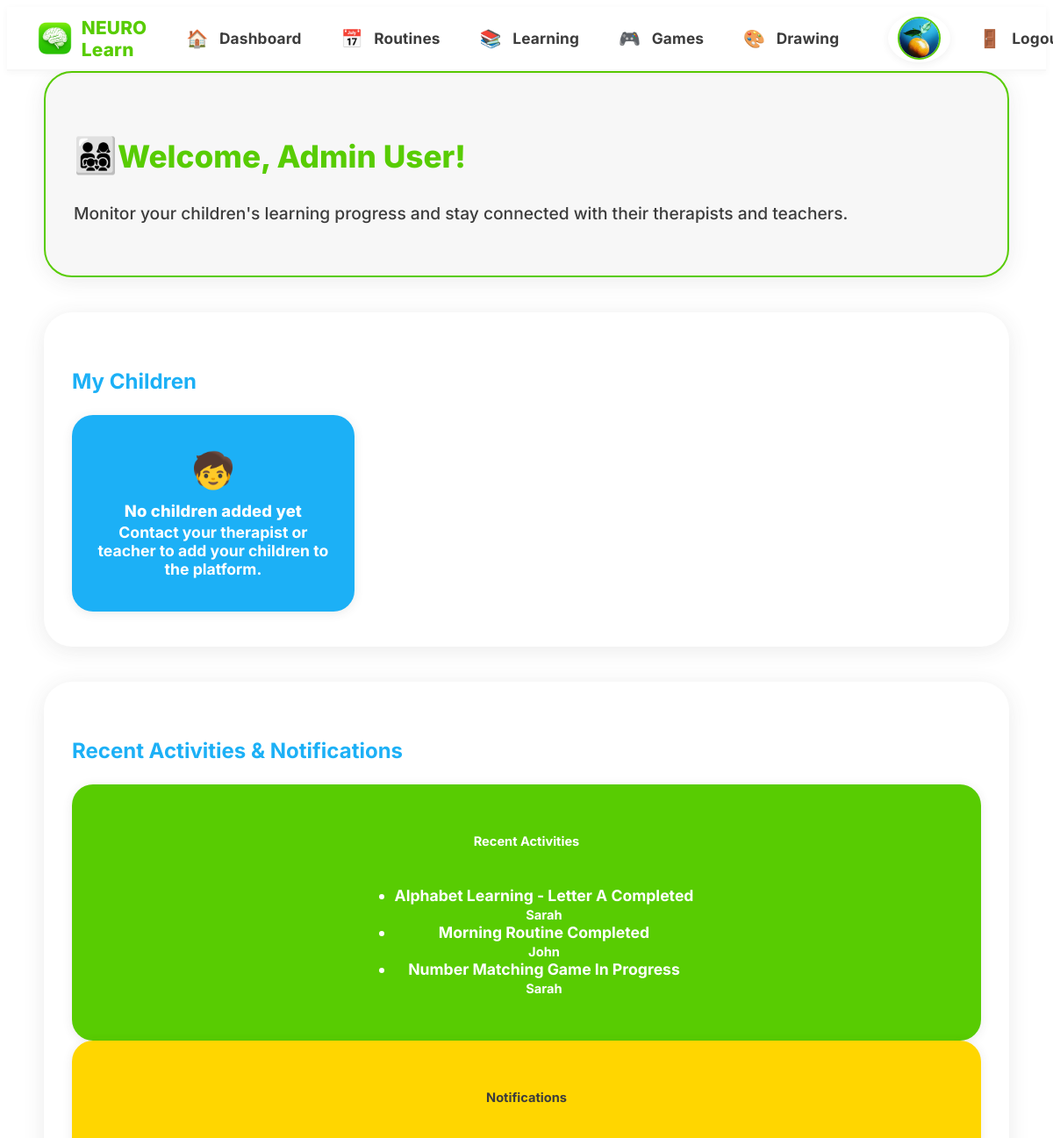
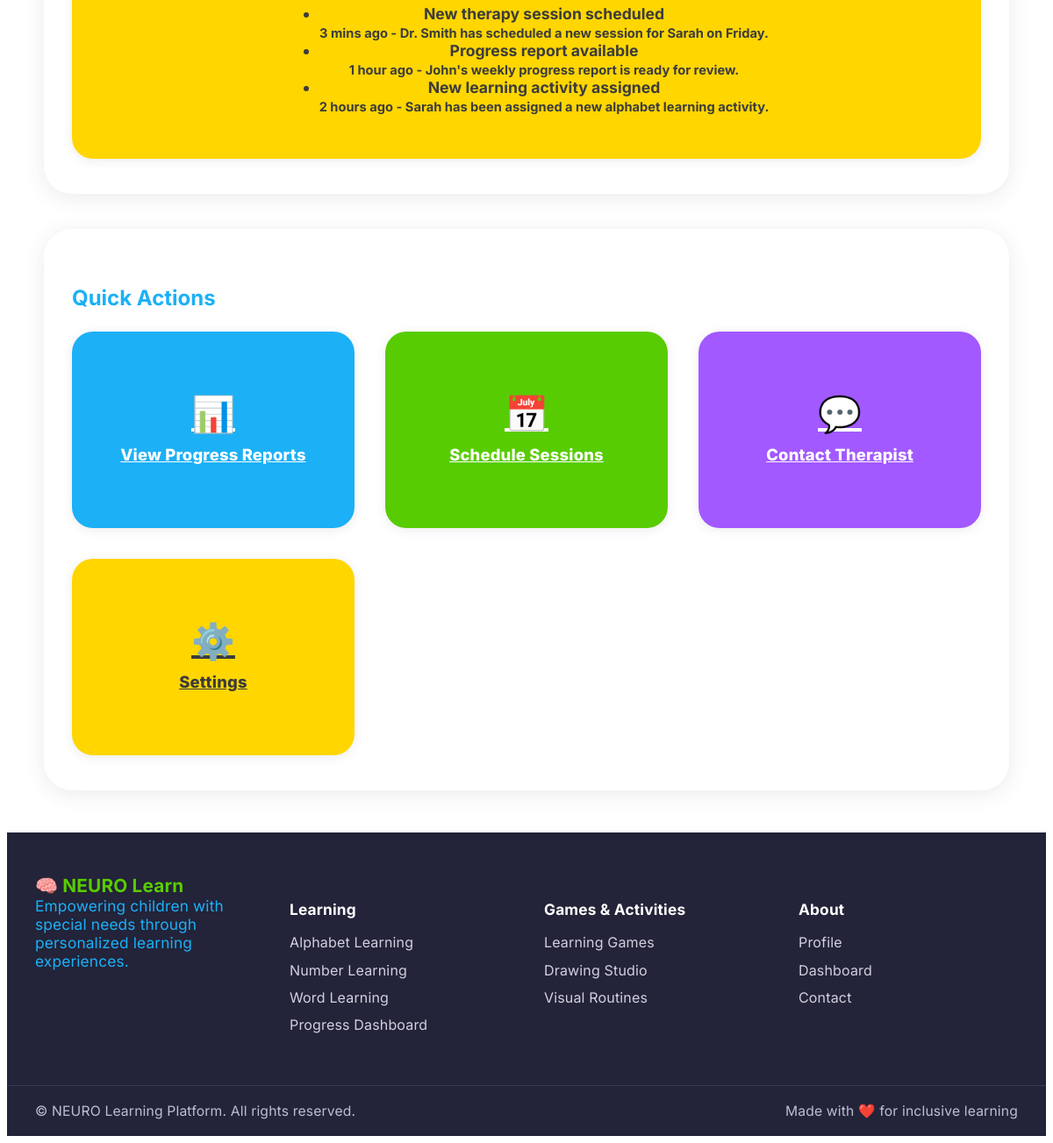
The app's page /dashboard/ (signed in) with its own data (2 pictures, top to bottom).
### apps/users/models.py (models this page shows, shortened)
class CustomUser(AbstractUser):
    class UserRole(models.TextChoices):
        PARENT = 'parent', _('Parent')
        THERAPIST = 'therapist', _('Therapist')
        TEACHER = 'teacher', _('Teacher')
        CHILD = 'child', _('Child')
    email = models.EmailField(_('email address'), unique=True)
    role = models.CharField(
        max_length=20,
        choices=UserRole.choices,
        default=UserRole.PARENT,
        help_text=_('User role in the system')
    )
    username = models.CharField(max_length=150, unique=True, blank=True, null=True)
    phone_number = models.CharField(max_length=15, blank=True, null=True)
    date_of_birth = models.DateField(blank=True, null=True)
    profile_picture = models.ImageField(upload_to='profile_pics/', blank=True, null=True)
    USERNAME_FIELD = 'email'
    REQUIRED_FIELDS = ['username', 'role']
    class Meta:
        verbose_name = _('user')
        verbose_name_plural = _('users')
    def get_full_name(self):
        return f"{self.first_name} {self.last_name}".strip() or self.email

### apps/users/views.py (the view, shortened to what this page needs)
# urls.py: path('dashboard/', views.dashboard_view, name='dashboard'),
@login_required
def dashboard_view(request):
    user = request.user
    context = {
        'user': user,
    }
    if user.role == CustomUser.UserRole.PARENT:
        try:
            parent_profile = user.parent_profile
            context['children'] = parent_profile.children.all()
            context['profile'] = parent_profile
        except ParentProfile.DoesNotExist:
            pass
    elif user.role == CustomUser.UserRole.CHILD:
        try:
            child_profile = user.child_profile
            context['profile'] = child_profile
        except ChildProfile.DoesNotExist:
            pass
    return render(request, f'users/dashboard_{user.role}.html', context)

### templates/users/dashboard_parent.html (shortened to what this page needs)
{% extends 'base.html' %}
{% block content %}
<div class="child-dashboard-duo py-5">
    <div class="duo-dashboard-container mx-auto">
        <div class="duo-card welcome-card text-center shadow-sm mb-4">
            <h2 class="duo-title mb-2">
                <span class="me-2" style="font-size:2.5rem;">👨‍👩‍👧‍👦</span>Welcome, {{ user.get_full_name }}!
            </h2>
            <p class="duo-lead">Monitor your children's learning progress and stay connected with their therapists and teachers.</p>
        </div>
        <div class="duo-card shadow-sm p-4 mb-4">
            <h3 class="duo-section-title mb-4 text-center">My Children</h3>
            <div class="duo-dashboard-grid">
                {% if children %}
                    {% for child in children %}
                    <div class="duo-module-card duo-blue text-center d-flex flex-column align-items-center justify-content-center">
                        {% if child.user.profile_picture %}
                        <img src="{{ child.user.profile_picture.url }}" alt="{{ child.full_name }}" class="rounded-circle mb-2" width="70" height="70">
                        {% else %}
                        <span class="duo-icon mb-2">🧒</span>
                        {% endif %}
                        <span class="duo-module-title">{{ child.full_name }}</span>
                        <div class="text-white-50 small mb-1">Age: {{ child.age }}</div>
                        <div class="text-white-50 small mb-2">Level: {{ child.learning_level|title }}</div>
                        <div class="progress mb-2" style="height: 8px; background: #e9ecef;">
                            <div class="progress-bar bg-success" style="width: 75%"></div>
                        </div>
                        <small class="text-white-50">75% Complete</small>
                        <a href="#" class="btn btn-light btn-sm mt-2">View Progress</a>
                    </div>
                    {% endfor %}
                {% else %}
                    <div class="duo-module-card duo-blue text-center d-flex flex-column align-items-center justify-content-center">
                        <span class="duo-icon mb-2">🧒</span>
                        <span class="duo-module-title">No children added yet</span>
                        <div class="text-white-50 small">Contact your therapist or teacher to add your children to the platform.</div>
                    </div>
                {% endif %}
            </div>
        </div>
        <div class="duo-card shadow-sm p-4 mb-4">
            <h3 class="duo-section-title mb-4 text-center">Recent Activities & Notifications</h3>
            <div class="row">
                <div class="col-md-6 mb-3">
                    <div class="duo-module-card duo-green text-start">
                        <h5 class="mb-2">Recent Activities</h5>
                        <ul class="list-unstyled mb-0">
                            <li><b>Alphabet Learning - Letter A</b> <span class="badge bg-success ms-2">Completed</span> <br><small>Sarah</small></li>
                            <li class="mt-2"><b>Morning Routine</b> <span class="badge bg-success ms-2">Completed</span> <br><small>John</small></li>
                            <li class="mt-2"><b>Number Matching Game</b> <span class="badge bg-warning ms-2">In Progress</span> <br><small>Sarah</small></li>
                        </ul>
                    </div>
                </div>
                <div class="col-md-6 mb-3">
                    <div class="duo-module-card duo-gold text-start">
                        <h5 class="mb-2">Notifications</h5>
                        <ul class="list-unstyled mb-0">
                            <li><b>New therapy session scheduled</b> <br><small>3 mins ago - Dr. Smith has scheduled a new session for Sarah on Friday.</small></li>
                            <li class="mt-2"><b>Progress report available</b> <br><small>1 hour ago - John's weekly progress report is ready for review.</small></li>
                            <li class="mt-2"><b>New learning activity assigned</b> <br><small>2 hours ago - Sarah has been assigned a new alphabet learning activity.</small></li>
                        </ul>
                    </div>
                </div>
            </div>
        </div>
        <div class="duo-card shadow-sm p-4">
            <h3 class="duo-section-title mb-4 text-center">Quick Actions</h3>
            <div class="duo-dashboard-grid">
                <a href="#" class="duo-module-card duo-blue text-center d-flex flex-column align-items-center justify-content-center text-decoration-none">
                    <span class="duo-icon mb-2">📊</span>
                    <span class="duo-module-title">View Progress Reports</span>
                </a>
                <a href="#" class="duo-module-card duo-green text-center d-flex flex-column align-items-center justify-content-center text-decoration-none">
                    <span class="duo-icon mb-2">📅</span>
                    <span class="duo-module-title">Schedule Sessions</span>
                </a>
                <a href="#" class="duo-module-card duo-purple text-center d-flex flex-column align-items-center justify-content-center text-decoration-none">
                    <span class="duo-icon mb-2">💬</span>
                    <span class="duo-module-title">Contact Therapist</span>
                </a>
                <a href="#" class="duo-module-card duo-gold text-center d-flex flex-column align-items-center justify-content-center text-decoration-none">
                    <span class="duo-icon mb-2">⚙️</span>
                    <span class="duo-module-title">Settings</span>
                </a>
            </div>
        </div>
    </div>
</div>
{% endblock %}

### templates/base.html (shortened to what this page needs)
<!DOCTYPE html>
<html lang="en">
<head>
    {% load static %}
    <link rel="stylesheet" href="/static/css/child_dashboard_duolingo.css">
    <link rel="stylesheet" href="/static/css/duo_header_footer.css">
</head>
<body>
    <header class="duo-header">
        <div class="container-fluid d-flex align-items-center justify-content-between py-2">
            <div class="d-flex align-items-center">
                <a href="/dashboard/" class="duo-logo-link">
                    <img src="{% static 'img/green_brain_icon.png' %}" alt="NEURO Learn Logo" class="duo-logo" style="width:2.8rem; height:2.8rem; object-fit:contain; vertical-align:middle;">
                    <span class="duo-brand">NEURO Learn</span>
                </a>
            </div>
            <nav class="duo-nav d-flex align-items-center">
                <a href="/dashboard/" class="duo-nav-link" title="Dashboard"><span class="duo-nav-icon">🏠</span><span class="duo-nav-label">Dashboard</span></a>
                <a href="/routines/" class="duo-nav-link" title="My Routines"><span class="duo-nav-icon">📅</span><span class="duo-nav-label">Routines</span></a>
                <a href="/learning/" class="duo-nav-link" title="Learning"><span class="duo-nav-icon">📚</span><span class="duo-nav-label">Learning</span></a>
                <a href="/games/" class="duo-nav-link" title="Games"><span class="duo-nav-icon">🎮</span><span class="duo-nav-label">Games</span></a>
                <a href="/drawing/" class="duo-nav-link" title="Drawing"><span class="duo-nav-icon">🎨</span><span class="duo-nav-label">Drawing</span></a>
                <a href="/profile/" class="duo-nav-link duo-avatar-link ms-3" title="Profile">
                    {% if user.profile_picture %}
                        <img src="{{ user.profile_picture.url }}" alt="Profile" class="duo-avatar-img" style="background: none; box-shadow: none;">
                    {% else %}
                        <span class="duo-avatar">{{ user.first_name|default:user.username|first|upper }}</span>
                    {% endif %}
                </a>
                <a href="/logout/" class="duo-nav-link ms-3" title="Logout">
                    <span class="duo-nav-icon">🚪</span>
                    <span class="duo-nav-label">Logout</span>
                </a>
            </nav>
        </div>
    </header>
    <main>
        {% block content %}{% endblock %}
    </main>
    <footer class="duo-footer mt-5">
        <div class="duo-footer-main">
            <div class="duo-footer-col">
                <div class="duo-footer-logo">🧠 NEURO Learn</div>
                <div class="duo-footer-slogan">Empowering children with special needs through personalized learning experiences.</div>
            </div>
            <div class="duo-footer-col">
                <h5>Learning</h5>
                <ul class="duo-footer-links">
                    <li><a href="/learning/alphabet/">Alphabet Learning</a></li>
                    <li><a href="/learning/numbers/">Number Learning</a></li>
                    <li><a href="/learning/words/">Word Learning</a></li>
                    <li><a href="/learning/progress/">Progress Dashboard</a></li>
                </ul>
            </div>
            <div class="duo-footer-col">
                <h5>Games & Activities</h5>
                <ul class="duo-footer-links">
                    <li><a href="/games/">Learning Games</a></li>
                    <li><a href="/drawing/">Drawing Studio</a></li>
                    <li><a href="/routines/">Visual Routines</a></li>
                </ul>
            </div>
            <div class="duo-footer-col">
                <h5>About</h5>
                <ul class="duo-footer-links">
                    <li><a href="/profile/">Profile</a></li>
                    <li><a href="/dashboard/">Dashboard</a></li>
                    <li><a href="#">Contact</a></li>
                </ul>
            </div>
        </div>
        <div class="duo-footer-bottom">
            <span>© {{ now|date:'Y' }} NEURO Learning Platform. All rights reserved.</span>
            <span>Made with ❤️ for inclusive learning</span>
        </div>
    </footer>
</body>
</html>

### static/css/child_dashboard_duolingo.css (style rules this page uses)
body, .child-dashboard-duo { background: #fff !important; color: #3C3C3C; font-family: 'Nunito', 'Segoe UI', Arial, sans-serif; min-height: 100vh; }
.duo-dashboard-container { max-width: 1100px; margin: 0 auto; padding: 0 2rem; }
.duo-dashboard-grid { display: grid; grid-template-columns: repeat(3, 1fr); gap: 2.2rem; margin-top: 1.5rem; }
.duo-card { background: #fff; border-radius: 2rem; box-shadow: 0 4px 24px rgba(60,60,60,0.10); padding: 2.5rem 2rem; margin-bottom: 2.5rem; }
.welcome-card { background: #F7F7F7; border: 2px solid #58CC02; }
.duo-title { font-size: 2.2rem; font-weight: 800; color: #58CC02; }
.duo-lead { font-size: 1.2rem; color: #3C3C3C; font-weight: 500; }
.duo-section-title { font-size: 1.5rem; font-weight: 700; color: #1CB0F6; margin-bottom: 1.5rem; }
.duo-module-card { border-radius: 1.5rem; font-size: 1.1rem; font-weight: 700; box-shadow: 0 2px 12px rgba(60,60,60,0.10); transition: transform 0.18s, box-shadow 0.18s, background 0.18s; border: none; min-height: 160px; min-width: 0; padding: 2rem 1.2rem; display: flex; flex-direction: column; align-items: center; justify-content: center; text-align: center; margin-bottom: 0; background: #fff; }
.duo-green { background: #58CC02 !important; color: #fff !important; }
.duo-blue { background: #1CB0F6 !important; color: #fff !important; }
.duo-gold { background: #FFD600 !important; color: #3C3C3C !important; }
.duo-purple { background: #A259FF !important; color: #fff !important; }
.duo-icon { font-size: 2.5rem; margin-bottom: 0.7rem; }
.duo-module-title { font-size: 1.15rem; font-weight: 800; letter-spacing: 0.01em; margin-bottom: 0.2rem; }

### static/css/duo_header_footer.css (style rules this page uses)
body, .child-dashboard-duo { font-family: 'Inter', 'Nunito', 'Segoe UI', Arial, sans-serif; }
.duo-header { background: #fff; border-bottom: 2px solid #F7F7F7; box-shadow: 0 2px 8px rgba(60,60,60,0.04); position: sticky; top: 0; z-index: 100; width: 100%; min-height: 54px; }
.duo-header .container-fluid { display: flex; align-items: center; justify-content: space-between; flex-wrap: nowrap; padding: 0.5rem 2rem; }
.duo-logo-link { display: flex; align-items: center; text-decoration: none; margin-right: 2rem; }
.duo-logo { font-size: 2.1rem; margin-right: 0.5rem; color: #58CC02; }
.duo-brand { font-size: 1.3rem; font-weight: 800; color: #58CC02; letter-spacing: 0.01em; }
.duo-nav { display: flex; flex-direction: row; align-items: center; gap: 1.2rem; flex: 1 1 auto; }
.duo-nav-link { display: flex; align-items: center; justify-content: center; background: transparent; border-radius: 1.2rem; padding: 0.32rem 0.8rem; font-size: 1.05rem; color: #3C3C3C; text-decoration: none; font-weight: 700; transition: background 0.15s, color 0.15s, box-shadow 0.15s; box-shadow: none; gap: 0.5rem; }
.duo-nav-icon { font-size: 1.25rem; margin-right: 0.3rem; }
.duo-nav-label { font-size: 1.08rem; font-weight: 700; letter-spacing: 0.01em; }
.duo-avatar-link { padding: 0.2rem 0.7rem; background: #fff !important; color: #fff !important; border-radius: 50%; font-size: 1.2rem; margin-left: 1.5rem; box-shadow: 0 2px 8px rgba(60,60,60,0.08); border: none; }
.duo-footer { background: #232339; color: #fff; border-top: none; font-size: 1rem; font-weight: 400; letter-spacing: 0.01em; margin-top: 3rem; box-shadow: none; padding: 0; }
.duo-footer-slogan { color: #1CB0F6; font-size: 1.08rem; margin-bottom: 1.2rem; }
.duo-footer-main { max-width: 1200px; margin: 0 auto; padding: 3rem 2rem 1.5rem 2rem; display: flex; flex-wrap: wrap; gap: 2.5rem; justify-content: space-between; }
.duo-footer-col { min-width: 180px; flex: 1 1 180px; margin-bottom: 1.5rem; }
.duo-footer-col h5 { color: #fff; font-size: 1.08rem; font-weight: 700; margin-bottom: 1.1rem; letter-spacing: 0.01em; }
.duo-footer-links { list-style: none; padding: 0; margin: 0; }
.duo-footer-links li { margin-bottom: 0.7rem; }
.duo-footer-links a { color: #d1d1e0; text-decoration: none; font-weight: 400; transition: color 0.15s; }
.duo-footer-bottom { border-top: 1px solid #39395a; padding: 1.2rem 2rem 1.2rem 2rem; display: flex; justify-content: space-between; align-items: center; font-size: 0.98rem; color: #bdbdd7; background: #232339; }
.duo-footer-logo { font-size: 1.3rem; font-weight: 700; color: #58CC02; display: flex; align-items: center; gap: 0.5rem; }
.duo-avatar-img { width: 2.8rem; height: 2.8rem; object-fit: cover; border-radius: 50%; border: 2px solid #58CC02; background: #fff; display: inline-block; }

### records on screen
CustomUser: profile_picture (picture), get_full_name "Admin User"
